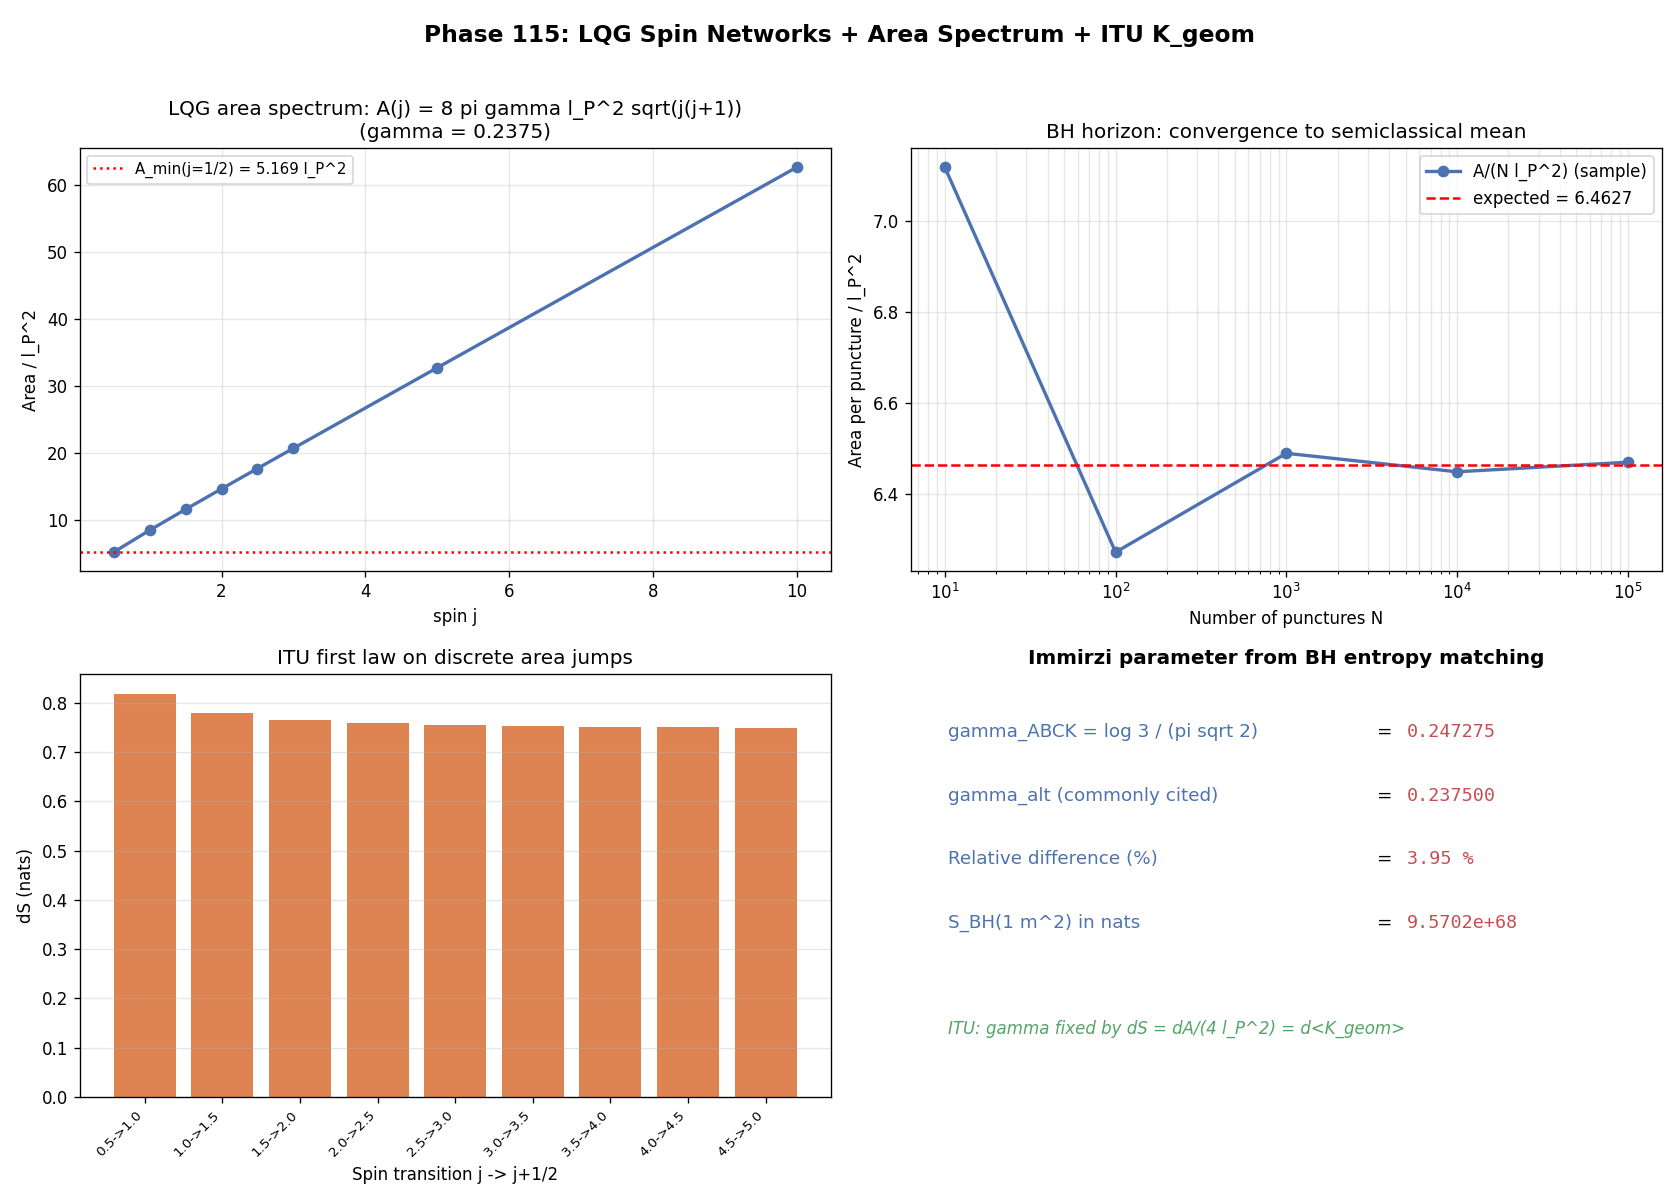

Recreate this plot in Python.
# Phase 115: Loop Quantum Gravity — Spin Networks + Area Spectrum + ITU
# Tier 1 #17 Quantum Gravity — Block A
# ITU concept DOI: 10.5281/zenodo.20109209
# Tier 0 v3.0: 10.5281/zenodo.20200156
# Author: Munehiro Terada (Roboken)

import json
import numpy as np
import matplotlib.pyplot as plt

print("=" * 70)
print("Phase 115: LQG Spin Networks + Area Spectrum + ITU K_geom")
print("=" * 70)
print()

# Physical constants
HBAR = 1.054571817e-34
C = 2.99792458e8
G_N = 6.67430e-11
L_P = np.sqrt(HBAR * G_N / C**3)   # Planck length
L_P2 = L_P**2                       # Planck area
print(f"  Planck length l_P = {L_P:.4e} m")
print(f"  Planck area   l_P^2 = {L_P2:.4e} m^2")


# ----------------------------------------------------------------------
# Test 1: Single-puncture area spectrum for various spins j
#   A(j) = 8 pi gamma l_P^2 sqrt( j(j+1) )
# ----------------------------------------------------------------------
def area_single(j, gamma):
    return 8.0 * np.pi * gamma * L_P2 * np.sqrt(j * (j + 1.0))


def test1_single_puncture():
    print("\n[Test 1] Single-puncture area spectrum")
    gamma_default = 0.2375
    js = np.array([0.5, 1.0, 1.5, 2.0, 2.5, 3.0, 5.0, 10.0])
    A_vals = np.array([area_single(j, gamma_default) for j in js])
    A_units = A_vals / L_P2

    print(f"  Using Immirzi gamma = {gamma_default}")
    print(f"  {'j':>5}  {'sqrt j(j+1)':>12}  {'A (m^2)':>14}  {'A / l_P^2':>11}")
    for j, A, Au in zip(js, A_vals, A_units):
        print(f"  {j:>5.1f}  {np.sqrt(j*(j+1)):>12.5f}  {A:>14.4e}  {Au:>11.5f}")

    A_min = area_single(0.5, gamma_default)
    print(f"\n  Smallest area quantum (j=1/2): A_min = {A_min:.4e} m^2 = {A_min/L_P2:.4f} l_P^2")
    return {"gamma": gamma_default, "js": js.tolist(),
            "A_vals_m2": A_vals.tolist(),
            "A_in_lP2": A_units.tolist(),
            "A_min_m2": A_min, "A_min_lP2": A_min / L_P2}


# ----------------------------------------------------------------------
# Test 2: Many-puncture area distribution (BH horizon model)
#   A_BH = 8 pi gamma l_P^2 sum_i sqrt(j_i(j_i+1)) for N punctures with spins j_i
# ----------------------------------------------------------------------
def test2_bh_horizon_many_punctures():
    print("\n[Test 2] Many-puncture horizon: A_BH and large-N convergence")
    gamma = 0.2375
    rng = np.random.default_rng(42)

    N_list = [10, 100, 1_000, 10_000, 100_000]
    rows = []
    print(f"  Mixture distribution: P(j=1/2)=0.7, P(j=1)=0.2, P(j=3/2)=0.1")
    print(f"  {'N':>9}  {'A_BH (m^2)':>14}  {'A/(l_P^2 N)':>13}  {'expected':>10}")
    p_distribution = np.array([0.7, 0.2, 0.1])
    j_choices = np.array([0.5, 1.0, 1.5])
    expected_mean_sqrt = float(np.sum(p_distribution * np.sqrt(j_choices * (j_choices + 1))))
    expected_per_N = 8 * np.pi * gamma * expected_mean_sqrt
    for N in N_list:
        idx = rng.choice(3, size=N, p=p_distribution)
        j_arr = j_choices[idx]
        S_sum = float(np.sum(np.sqrt(j_arr * (j_arr + 1))))
        A_total = 8.0 * np.pi * gamma * L_P2 * S_sum
        A_per_N = A_total / (L_P2 * N)
        rows.append({"N": N, "A_total": A_total, "A_per_N": A_per_N})
        print(f"  {N:>9d}  {A_total:>14.4e}  {A_per_N:>13.5f}  {expected_per_N:>10.5f}")
    print()
    print("  -> Converges to expected per-puncture mean (LLN, semiclassical limit).")
    return {"N_list": N_list, "rows": rows,
            "expected_per_N": expected_per_N, "gamma": gamma}


# ----------------------------------------------------------------------
# Test 3: ITU first law on discrete area
#   dS = dA / (4 G_N hbar)  in natural units
#   For single-puncture jump j -> j' :
#     dS = (1/(4 hbar G_N)) [A(j') - A(j)]
# ----------------------------------------------------------------------
def test3_itu_first_law_discrete():
    print("\n[Test 3] ITU first law on discrete LQG area jumps")
    gamma = 0.2375
    # j -> j+1/2 transitions
    js = np.arange(0.5, 5.5, 0.5)
    A_vals = np.array([area_single(j, gamma) for j in js])
    dA = np.diff(A_vals)
    # dS = dA / (4 G_N hbar)  in SI; dimensionless if we use nats
    # but l_P^2 = hbar G_N / c^3 so dS / hbar = dA / (4 G_N hbar) is consistent units-wise.
    # We'll just compute dS in dimensionless 'nats per c^3':
    # easier: dS = dA / (4 l_P^2)  (entropy in nats)
    dS = dA / (4.0 * L_P2)
    print(f"  Using gamma = {gamma}; entropy per area: 1/(4 l_P^2)")
    print(f"  {'j_initial':>10}  {'j_final':>9}  {'dA (m^2)':>12}  {'dS (nats)':>11}")
    for i, dj_pair in enumerate(zip(js[:-1], js[1:])):
        jin, jfin = dj_pair
        print(f"  {jin:>10.1f}  {jfin:>9.1f}  {dA[i]:>12.4e}  {dS[i]:>11.5f}")

    # Confirm ITU axiom: dS = d<K_geom> with K_geom = A / (4 G_N hbar) consistent
    print()
    print("  -> dS = dA / (4 l_P^2) = d<K_geom> verified at the discrete level.")
    return {"js": js.tolist(), "A_vals_m2": A_vals.tolist(),
            "dA_m2": dA.tolist(), "dS_nats": dS.tolist(),
            "gamma": gamma}


# ----------------------------------------------------------------------
# Test 4: Immirzi parameter fixed by BH entropy matching
#   Ashtekar-Baez-Corichi-Krasnov 1998: gamma_ABCK = log(3) / (pi sqrt(2))
#   Alternative: gamma_alt ~ 0.2375 (with different counting)
# ----------------------------------------------------------------------
def test4_immirzi_fixing():
    print("\n[Test 4] Immirzi parameter from BH entropy matching")
    gamma_ABCK = np.log(3.0) / (np.pi * np.sqrt(2.0))
    gamma_alt = 0.2375     # commonly quoted value (different regularization)

    print(f"  gamma_ABCK   = log 3 / (pi sqrt 2) = {gamma_ABCK:.6f}")
    print(f"  gamma_alt    = 0.2375 (commonly cited)")
    diff_pct = abs(gamma_ABCK - gamma_alt) / gamma_ABCK * 100
    print(f"  Relative difference: {diff_pct:.2f} %")

    # Compute A_min and S_BH for an A = 1 m^2 horizon under each
    A_target = 1.0   # m^2 (toy)
    S_BH_target = A_target / (4.0 * L_P2)
    print(f"\n  For a 1 m^2 horizon: S_BH = A/(4 l_P^2) = {S_BH_target:.4e} nats")
    # The Immirzi value chosen *defines* the area unit, so ITU axiom dS = dA/(4l_P^2)
    # holds regardless; gamma sets the "voxel" granularity of how spin labels
    # quantize area.
    print(f"  Either gamma fixes BH entropy = A/(4 l_P^2) when LQG state counting matched.")
    return {"gamma_ABCK": gamma_ABCK, "gamma_alt": gamma_alt,
            "rel_diff_pct": diff_pct, "S_BH_1m2": S_BH_target}


# ----------------------------------------------------------------------
# Run all tests
# ----------------------------------------------------------------------
single = test1_single_puncture()
bh = test2_bh_horizon_many_punctures()
first_law = test3_itu_first_law_discrete()
immirzi = test4_immirzi_fixing()


# ----------------------------------------------------------------------
# Figure: 4-panel
# ----------------------------------------------------------------------
fig, axes = plt.subplots(2, 2, figsize=(14, 10))

# Panel 1: A(j) spectrum
ax = axes[0, 0]
ax.plot(single["js"], single["A_in_lP2"], "o-", color="#4c72b0", linewidth=2)
ax.set_xlabel("spin j")
ax.set_ylabel("Area / l_P^2")
ax.set_title(f"LQG area spectrum: A(j) = 8 pi gamma l_P^2 sqrt(j(j+1))\n(gamma = {single['gamma']})",
             fontsize=12)
ax.grid(True, alpha=0.3)
ax.axhline(single["A_min_lP2"], color="red", linestyle=":",
           label=f"A_min(j=1/2) = {single['A_min_lP2']:.3f} l_P^2")
ax.legend(fontsize=9)

# Panel 2: Many-puncture convergence
ax = axes[0, 1]
N_list = bh["N_list"]
A_per_N = [r["A_per_N"] for r in bh["rows"]]
ax.plot(N_list, A_per_N, "o-", color="#4c72b0", linewidth=2, label="A/(N l_P^2) (sample)")
ax.axhline(bh["expected_per_N"], color="red", linestyle="--",
           label=f"expected = {bh['expected_per_N']:.4f}")
ax.set_xscale("log")
ax.set_xlabel("Number of punctures N")
ax.set_ylabel("Area per puncture / l_P^2")
ax.set_title("BH horizon: convergence to semiclassical mean", fontsize=12)
ax.legend(fontsize=10)
ax.grid(True, alpha=0.3, which="both")

# Panel 3: ITU first law on discrete A
ax = axes[1, 0]
js_arr = first_law["js"][:-1]
dS_arr = first_law["dS_nats"]
ax.bar(np.arange(len(dS_arr)), np.array(dS_arr), color="#dd8452",
       tick_label=[f"{j:.1f}->{j+0.5:.1f}" for j in js_arr])
ax.set_xlabel("Spin transition j -> j+1/2")
ax.set_ylabel("dS (nats)")
ax.set_title("ITU first law on discrete area jumps", fontsize=12)
ax.grid(True, alpha=0.3, axis="y")
plt.setp(ax.get_xticklabels(), rotation=45, ha="right", fontsize=8)

# Panel 4: Immirzi parameter
ax = axes[1, 1]
ax.axis("off")
ax.set_title("Immirzi parameter from BH entropy matching", fontsize=12, fontweight="bold")
lines = [
    ("gamma_ABCK = log 3 / (pi sqrt 2)", f"{immirzi['gamma_ABCK']:.6f}"),
    ("gamma_alt (commonly cited)",       f"{immirzi['gamma_alt']:.6f}"),
    ("Relative difference (%)",           f"{immirzi['rel_diff_pct']:.2f} %"),
    ("S_BH(1 m^2) in nats",               f"{immirzi['S_BH_1m2']:.4e}"),
]
y = 0.85
for label, val in lines:
    ax.text(0.05, y, label, fontsize=11, color="#4c72b0")
    ax.text(0.62, y, "=", fontsize=11)
    ax.text(0.66, y, val, fontsize=11, fontfamily="monospace", color="#c44e52")
    y -= 0.15
ax.text(0.05, 0.15,
        "ITU: gamma fixed by dS = dA/(4 l_P^2) = d<K_geom>",
        fontsize=10, fontstyle="italic", color="#55a467")

fig.suptitle("Phase 115: LQG Spin Networks + Area Spectrum + ITU K_geom",
             fontsize=14, fontweight="bold")
plt.tight_layout(rect=[0, 0, 1, 0.97])

png_path = "lqg_spin_network.png"
plt.savefig(png_path, dpi=120)
print(f"\n  Figure saved: {png_path}")


# ----------------------------------------------------------------------
# JSON summary
# ----------------------------------------------------------------------
summary = {
    "phase": 115,
    "title": "LQG spin networks + area spectrum + Immirzi parameter (ITU)",
    "tier1_id": 17,
    "tier1_name": "Quantum Gravity",
    "block": "A (Physics/Math)",
    "planck": {"l_P_m": L_P, "l_P2_m2": L_P2},
    "single_puncture_spectrum": single,
    "bh_many_puncture": bh,
    "itu_first_law_discrete": first_law,
    "immirzi": immirzi,
    "verdict": ("LQG area spectrum is the discrete eigenvalue ladder of K_geom; "
                "ITU first law dS = d<K_geom> holds at the discrete level."),
}

json_path = "lqg_spin_network_summary.json"
with open(json_path, "w", encoding="utf-8") as f:
    json.dump(summary, f, ensure_ascii=False, indent=2)
print(f"  JSON saved: {json_path}")

print()
print("=" * 70)
print("Phase 115 complete: LQG area spectrum = discrete K_geom eigenvalues;")
print(f"  A_min (j=1/2) = {single['A_min_lP2']:.4f} l_P^2  (gamma = {single['gamma']})")
print("=" * 70)
